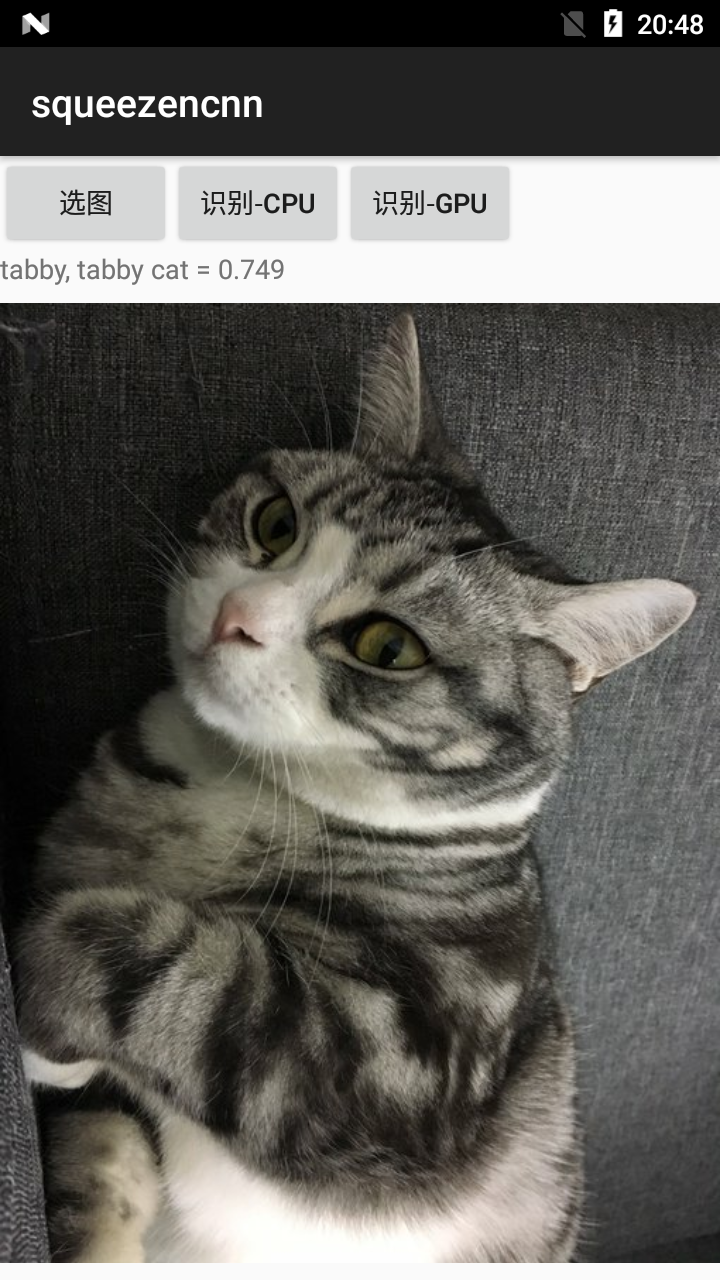
#> input picture week1/screenshot.png, 720 x 1280 px
$ python '03. conv2d_naive.py'
#> lines starting #> are read from the running program, lines starting #| are printed output that depends on the picture
import cv2
import numpy as np


def corr2d(X, K, padding=True):
    """计算二维互相关运算"""
    h, w = K.shape
    if padding:
        image_padded = np.zeros((X.shape[0] + h - 1, X.shape[1] + w - 1))
        image_padded[h//2:-(h//2), w//2:-(w//2)] = X
        Y = np.zeros(X.shape)  # 定义运算后的特征图大小
    else:
        image_padded = X
        Y = np.zeros((X.shape[0] - h + 1, X.shape[1] - w + 1))  # 定义运算后的特征图大小
    for i in range(Y.shape[0]):
        for j in range(Y.shape[1]):
            Y[i, j] = (image_padded[i:i + h, j:j + w] * K).sum()  # 对应位置相乘并求和
    return Y


if __name__ == '__main__':
    # 以边缘检测为例，验证上述图像卷积函数的正确性
    # 以灰度图读取图像
    img = cv2.imread("./screenshot.png", 0)
#> img: shape (1280, 720); min 0, max 255, mean 95.7
    # 构造一个prewitt算子用于边缘检测
    # 水平方向
    K1 = np.array([1, 1, 1, 0, 0, 0, -1, -1, -1]).reshape(-1, 3)
    # 垂直方向
    K2 = np.array([-1, 0, 1, -1, 0, 1, -1, 0, 1]).reshape(-1, 3)
    Y1 = corr2d(img, K1)
#> in corr2d, `image_padded[h//2:-(h//2), w//2:-(w//2)] = X`:
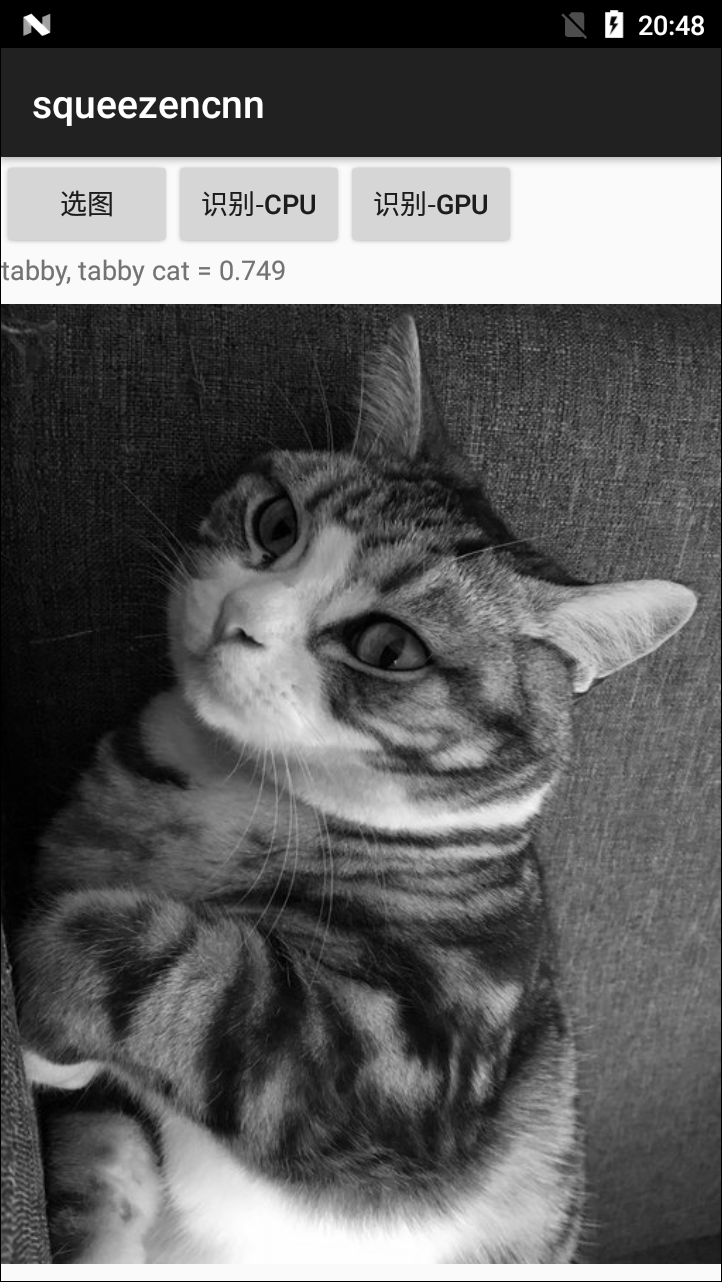
#> image_padded: shape (1282, 722) float64; min 0, max 255, mean 95.3
    Y2 = corr2d(img, K2)
#> call 2 of corr2d, with K = array of shape (3, 3), padding = True
#> after the loop in corr2d (call 2), `for i in range(Y.shape[0]):`:
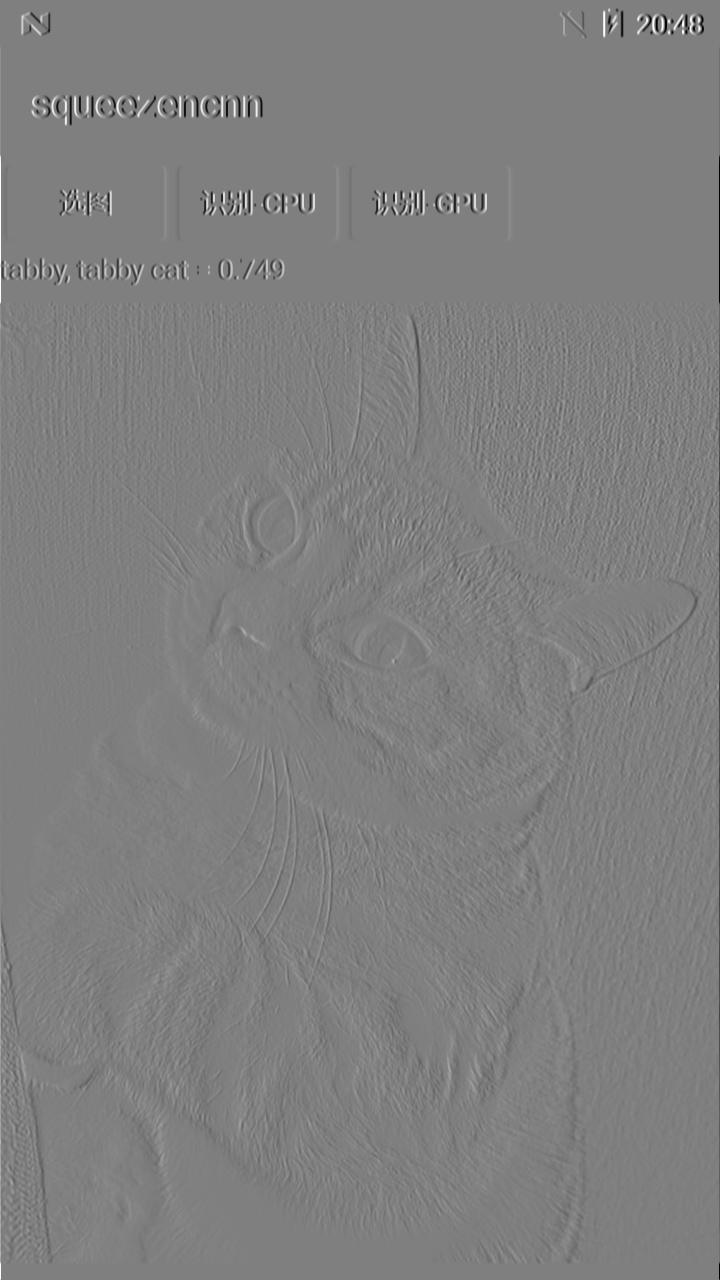
#> Y: shape (1280, 720) float64; min -765, max 765, mean 0.2; drawn with min black and max white
    Y = np.where(Y1 > Y2, Y1, Y2)
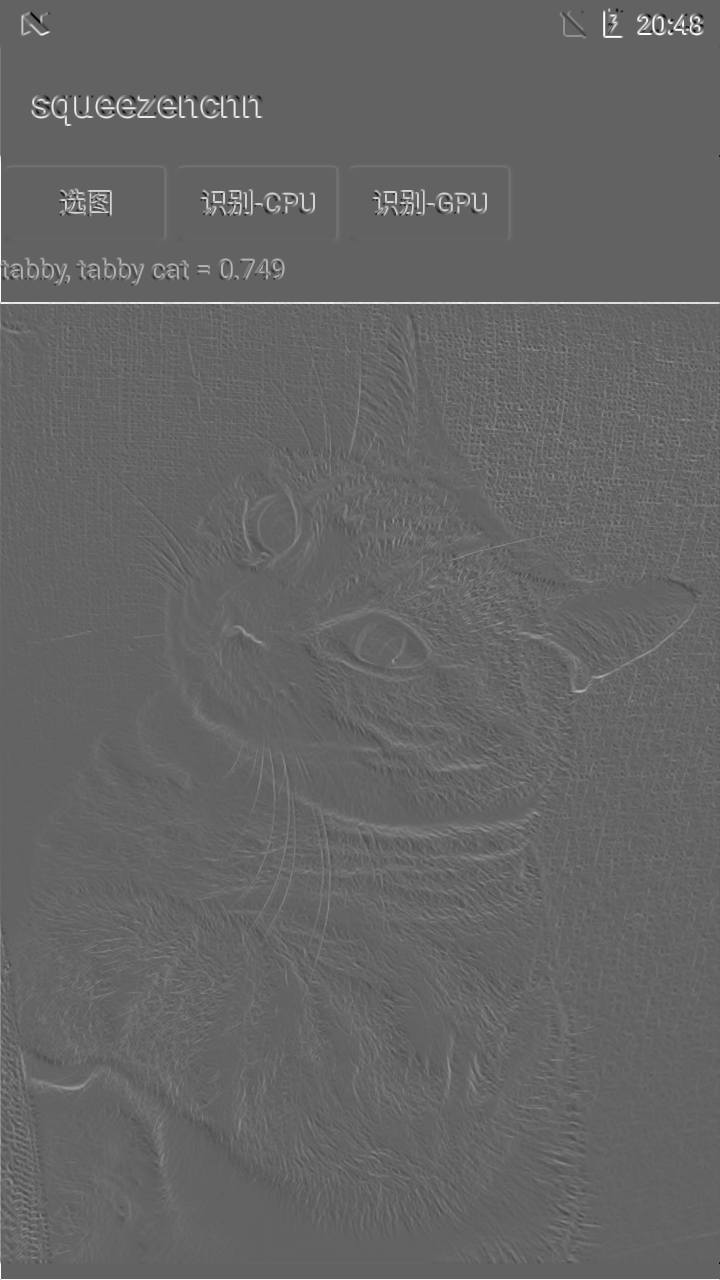
#> Y: shape (1280, 720) float64; min -484, max 765, mean 16.4; drawn with min black and max white
    cv2.imwrite("conv2d_results.png", Y)
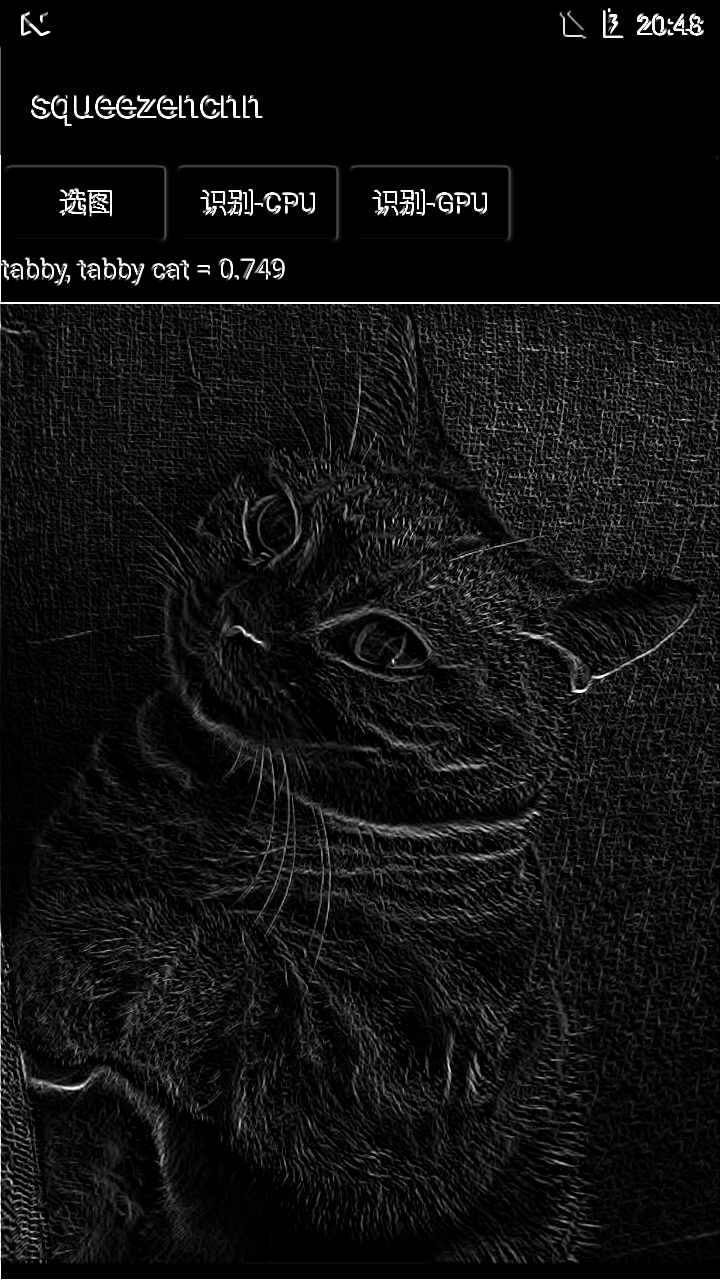
#> saved as conv2d_results.png: shape (1280, 720); min 0, max 255, mean 17.1
    print("边缘检测完成")
